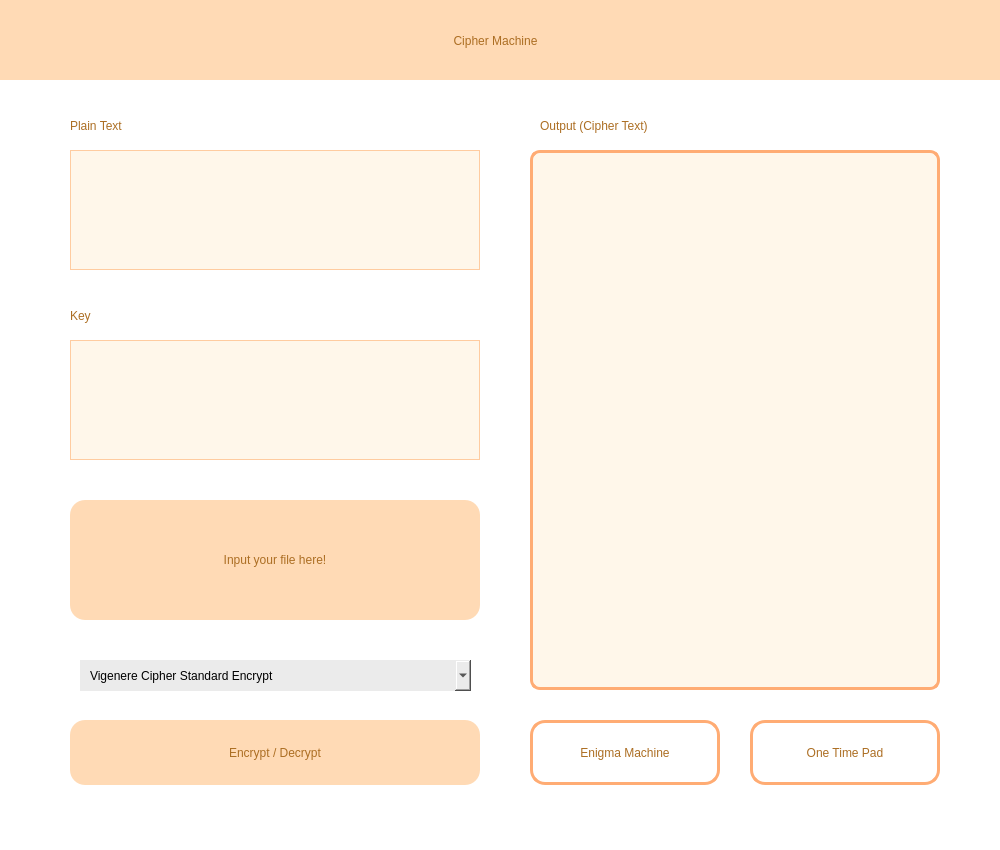
<?xml version="1.0" encoding="UTF-8"?>
<ui version="4.0">
 <class>MainWindow</class>
 <widget class="QMainWindow" name="MainWindow">
  <property name="geometry">
   <rect>
    <x>0</x>
    <y>0</y>
    <width>1000</width>
    <height>850</height>
   </rect>
  </property>
  <property name="windowTitle">
   <string>MainWindow</string>
  </property>
  <property name="styleSheet">
   <string notr="true">background-color: #ffffff</string>
  </property>
  <widget class="QWidget" name="centralwidget">
   <widget class="QPlainTextEdit" name="outputTB">
    <property name="geometry">
     <rect>
      <x>530</x>
      <y>150</y>
      <width>410</width>
      <height>540</height>
     </rect>
    </property>
    <property name="styleSheet">
     <string notr="true">QPlainTextEdit{
	border: 3px solid #ffac74;
	border-radius: 10px; 
	color: #ac6e23;
	background-color: #fff7ea;
	padding: 10px;
	font: 14pt &quot;MS Shell Dlg 2&quot;;
}
</string>
    </property>
    <property name="plainText">
     <string/>
    </property>
   </widget>
   <widget class="QLabel" name="label_3">
    <property name="geometry">
     <rect>
      <x>540</x>
      <y>110</y>
      <width>251</width>
      <height>31</height>
     </rect>
    </property>
    <property name="styleSheet">
     <string notr="true">color: #ac6e23;
font: 550 14pt &quot;MS Shell Dlg 2&quot;;</string>
    </property>
    <property name="text">
     <string>Output (Cipher Text)</string>
    </property>
   </widget>
   <widget class="QWidget" name="widget" native="true">
    <property name="geometry">
     <rect>
      <x>0</x>
      <y>0</y>
      <width>1000</width>
      <height>80</height>
     </rect>
    </property>
    <property name="styleSheet">
     <string notr="true">QWidget{
	background-color: #ffdab5;
}
</string>
    </property>
    <widget class="QLabel" name="label">
     <property name="geometry">
      <rect>
       <x>280</x>
       <y>20</y>
       <width>431</width>
       <height>41</height>
      </rect>
     </property>
     <property name="styleSheet">
      <string notr="true">color: #ac6e23;
font: 500 18pt &quot;MS Shell Dlg 2&quot;;</string>
     </property>
     <property name="text">
      <string>Cipher Machine</string>
     </property>
     <property name="alignment">
      <set>Qt::AlignCenter</set>
     </property>
    </widget>
   </widget>
   <widget class="QPlainTextEdit" name="textInput">
    <property name="geometry">
     <rect>
      <x>70</x>
      <y>150</y>
      <width>410</width>
      <height>120</height>
     </rect>
    </property>
    <property name="styleSheet">
     <string notr="true">QPlainTextEdit{
	font: 10pt &quot;MS Shell Dlg 2&quot;;
	border: 1px solid #ffcca0;
	color: #ac6e23;
	background-color: #fff7ea;
	padding: 10px;
}

QPlainTextEdit:hover {
	border: 3px solid #ffac74;
}
</string>
    </property>
    <property name="plainText">
     <string/>
    </property>
   </widget>
   <widget class="QPushButton" name="inputBut">
    <property name="geometry">
     <rect>
      <x>70</x>
      <y>500</y>
      <width>410</width>
      <height>120</height>
     </rect>
    </property>
    <property name="autoFillBackground">
     <bool>false</bool>
    </property>
    <property name="styleSheet">
     <string notr="true">QPushButton {
	font: 500 20pt &quot;MS Shell Dlg 2&quot;;
	border: #ac6e23;
	border-left 2px solid transparent;
	border-radius: 15px; 
	background-color: #ffdab5;
	color: #ac6e23;
}

QPushButton:hover {
	background-color: #ffac74;
}

QPushButton:pressed {
	background-color: #e69b69;
	color: #fff;
}
</string>
    </property>
    <property name="text">
     <string>Input your file here!</string>
    </property>
   </widget>
   <widget class="QComboBox" name="cipheroption">
    <property name="geometry">
     <rect>
      <x>80</x>
      <y>660</y>
      <width>391</width>
      <height>31</height>
     </rect>
    </property>
    <property name="styleSheet">
     <string notr="true">QComboBox{
	background-color: #ebebeb;
	font: 75 10pt &quot;MS Shell Dlg 2&quot;;
	padding-left: 10px;
	border: none;
}
</string>
    </property>
    <item>
     <property name="text">
      <string>Vigenere Cipher Standard Encrypt</string>
     </property>
    </item>
    <item>
     <property name="text">
      <string>Vigenere Cipher Standard Decrypt</string>
     </property>
    </item>
    <item>
     <property name="text">
      <string>Extended Vigenere Cipher Encrypt</string>
     </property>
    </item>
    <item>
     <property name="text">
      <string>Extended Vigenere Cipher Decrypt</string>
     </property>
    </item>
    <item>
     <property name="text">
      <string>Playfair Cipher Encrypt</string>
     </property>
    </item>
    <item>
     <property name="text">
      <string>Playfair Cipher Decrypt</string>
     </property>
    </item>
   </widget>
   <widget class="QLabel" name="label_2">
    <property name="geometry">
     <rect>
      <x>70</x>
      <y>110</y>
      <width>131</width>
      <height>31</height>
     </rect>
    </property>
    <property name="styleSheet">
     <string notr="true">color: #ac6e23;
font: 550 14pt &quot;MS Shell Dlg 2&quot;;</string>
    </property>
    <property name="text">
     <string>Plain Text</string>
    </property>
   </widget>
   <widget class="QPushButton" name="cryptBut">
    <property name="geometry">
     <rect>
      <x>70</x>
      <y>720</y>
      <width>410</width>
      <height>65</height>
     </rect>
    </property>
    <property name="styleSheet">
     <string notr="true">QPushButton {
	font: 700 11pt &quot;MS Shell Dlg 2&quot;;
	border: none;
	border-left 2px solid transparent;
	border-radius: 15px; 
	background-color: #ffdab5;
	color: #ac6e23;
}

QPushButton:hover {
	background-color: #ffac74;
}

QPushButton:pressed {
	background-color: #e69b69;
	color: #fff;
}
</string>
    </property>
    <property name="text">
     <string>Encrypt / Decrypt</string>
    </property>
   </widget>
   <widget class="QLabel" name="label_4">
    <property name="geometry">
     <rect>
      <x>70</x>
      <y>300</y>
      <width>121</width>
      <height>31</height>
     </rect>
    </property>
    <property name="styleSheet">
     <string notr="true">color: #ac6e23;
font: 550 14pt &quot;MS Shell Dlg 2&quot;;</string>
    </property>
    <property name="text">
     <string>Key</string>
    </property>
   </widget>
   <widget class="QPlainTextEdit" name="keyInput">
    <property name="geometry">
     <rect>
      <x>70</x>
      <y>340</y>
      <width>410</width>
      <height>120</height>
     </rect>
    </property>
    <property name="styleSheet">
     <string notr="true">QPlainTextEdit{
	font: 10pt &quot;MS Shell Dlg 2&quot;;
	border: 1px solid #ffcca0;
	color: #ac6e23;
	background-color: #fff7ea;
	padding: 10px;
}

QPlainTextEdit:hover {
	border: 3px solid #ffac74;
}
</string>
    </property>
    <property name="plainText">
     <string/>
    </property>
   </widget>
   <widget class="QPushButton" name="enigmaBut">
    <property name="geometry">
     <rect>
      <x>530</x>
      <y>720</y>
      <width>190</width>
      <height>65</height>
     </rect>
    </property>
    <property name="styleSheet">
     <string notr="true">QPushButton {
	font: 700 11pt &quot;MS Shell Dlg 2&quot;;
	border: none;
	border-left 2px solid transparent;
	border-radius: 15px; 
	background-color: #ffffff;
	border: 3px solid #ffac74;
	color: #ac6e23;
}

QPushButton:hover {
	background-color: #ffdab5;
}

QPushButton:pressed {
	background-color: #e69b69;
	color: #fff;
}
</string>
    </property>
    <property name="text">
     <string>Enigma Machine</string>
    </property>
   </widget>
   <widget class="QPushButton" name="otpBut">
    <property name="geometry">
     <rect>
      <x>750</x>
      <y>720</y>
      <width>190</width>
      <height>65</height>
     </rect>
    </property>
    <property name="styleSheet">
     <string notr="true">QPushButton {
	font: 700 11pt &quot;MS Shell Dlg 2&quot;;
	border: none;
	border-left 2px solid transparent;
	border-radius: 15px; 
	background-color: #ffffff;
	border: 3px solid #ffac74;
	color: #ac6e23;
}

QPushButton:hover {
	background-color: #ffdab5;
}

QPushButton:pressed {
	background-color: #e69b69;
	color: #fff;
}
</string>
    </property>
    <property name="text">
     <string>One Time Pad</string>
    </property>
   </widget>
  </widget>
  <widget class="QMenuBar" name="menubar">
   <property name="geometry">
    <rect>
     <x>0</x>
     <y>0</y>
     <width>1000</width>
     <height>26</height>
    </rect>
   </property>
  </widget>
  <widget class="QStatusBar" name="statusbar"/>
 </widget>
 <resources/>
 <connections/>
</ui>
